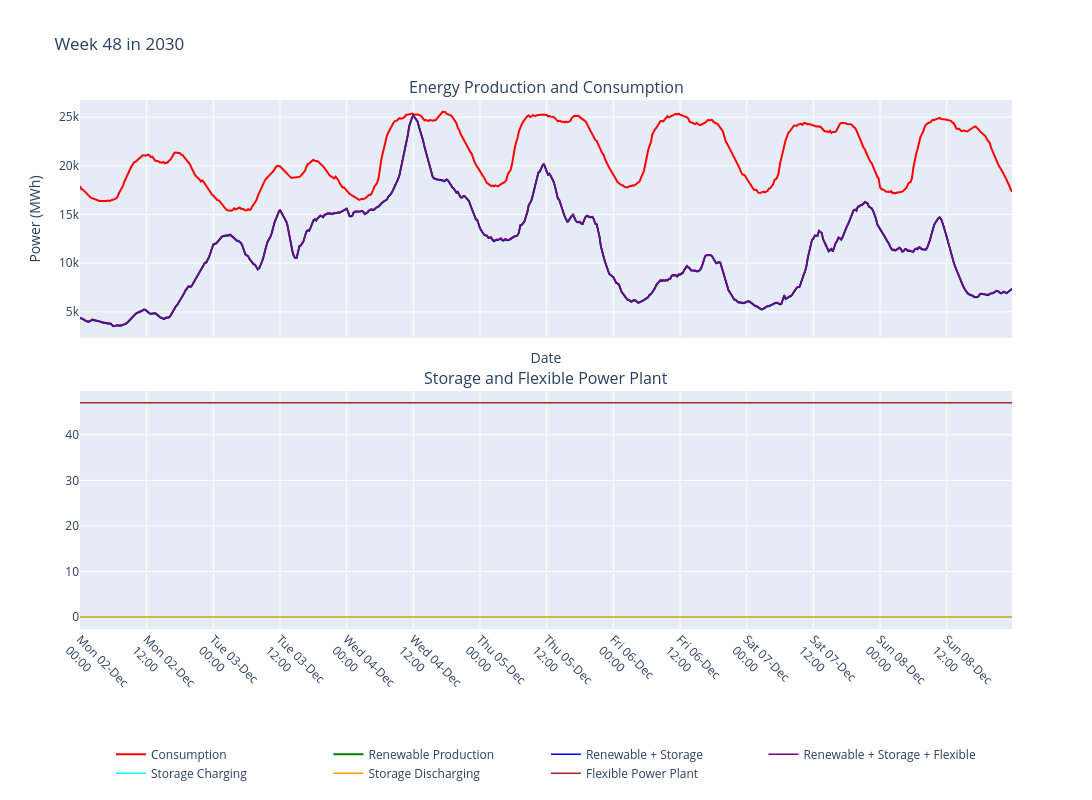

Write notebook code for a chart like this one.
### Markdown cell above
## Wochendiagramm: Vergleich Verbrauch Erzeugung/Verbrauch, 15min

### Code cell
selected_week = str(config.params.selected_week_plot)
selected_year = str(config.params.selected_year_plot)

# didirectory_yearly_generation and consumption_all_years_excluding_loadprofile are dicitionaries

addTimeInformation(calculated_storage_df)
addTimeInformation(calculated_flexpowerplant_df)
addTimeInformation(calculated_storage_ee_df)
addTimeInformation(calculated_all_df)
addTimeInformation(storage_df)
addTimeInformation(flexipowerplant_df)
addTimeInformation(storage_ee_combined_df)
addTimeInformation(all_combined_df)
addTimeInformation(production_end_year)
#print(production_end_year)

#plotWeekDiagramm(selected_week, selected_year, consumption_all_years_including_loadprofile, production_end_year, calculated_storage_df, calculated_flexpowerplant_df, calculated_storage_ee_df, calculated_all_df, "wochendiagramm_KW")
plotWeekDiagramm(selected_week, selected_year, consumption_all_years_including_loadprofile, production_end_year, storage_df, flexipowerplant_df, storage_ee_combined_df, all_combined_df, "wochendiagramm_KW")

### Figure 1 — Plotly figure (JSON) as saved in the notebook; plotly's stock layout.template omitted (floating-point values rounded to 4 significant figures; data arrays with more than 128 entries replaced by an {"elided": "..."} marker saying what was removed)
{"data": [{"line": {"color": "red", "width": 2}, "mode": "lines", "name": "Consumption", "type": "scatter", "x": {"elided": "672 str values"}, "xaxis": "x", "y": {"elided": "672 float values"}, "yaxis": "y"}, {"line": {"color": "green", "width": 2}, "mode": "lines", "name": "Renewable Production", "type": "scatter", "x": {"elided": "672 str values"}, "xaxis": "x", "y": {"elided": "672 float values"}, "yaxis": "y"}, {"line": {"color": "blue", "width": 1.5}, "mode": "lines", "name": "Renewable + Storage", "type": "scatter", "x": {"elided": "672 str values"}, "xaxis": "x", "y": {"elided": "672 float values"}, "yaxis": "y"}, {"line": {"color": "purple", "width": 1.5}, "mode": "lines", "name": "Renewable + Storage + Flexible", "type": "scatter", "x": {"elided": "672 str values"}, "xaxis": "x", "y": {"elided": "672 float values"}, "yaxis": "y"}, {"line": {"color": "cyan", "width": 1.5}, "mode": "lines", "name": "Storage Charging", "type": "scatter", "x": {"elided": "672 str values"}, "xaxis": "x2", "y": {"elided": "672 float values"}, "yaxis": "y2"}, {"line": {"color": "orange", "width": 1.5}, "mode": "lines", "name": "Storage Discharging", "type": "scatter", "x": {"elided": "672 str values"}, "xaxis": "x2", "y": {"elided": "672 float values"}, "yaxis": "y2"}, {"line": {"color": "brown", "width": 1.5}, "mode": "lines", "name": "Flexible Power Plant", "type": "scatter", "x": {"elided": "672 str values"}, "xaxis": "x2", "y": {"elided": "672 float values"}, "yaxis": "y2"}], "layout": {"annotations": [{"font": {"size": 16}, "showarrow": false, "text": "Energy Production and Consumption", "x": 0.5, "xanchor": "center", "xref": "paper", "y": 1, "yanchor": "bottom", "yref": "paper"}, {"font": {"size": 16}, "showarrow": false, "text": "Storage and Flexible Power Plant", "x": 0.5, "xanchor": "center", "xref": "paper", "y": 0.45, "yanchor": "bottom", "yref": "paper"}], "height": 800, "hovermode": "closest", "legend": {"orientation": "h", "x": 0.5, "xanchor": "center", "y": -0.3, "yanchor": "bottom"}, "title": {"text": "Week 48 in 2030"}, "width": 1200, "xaxis": {"anchor": "y", "domain": [0, 1], "matches": "x2", "nticks": 24, "showticklabels": false, "tickangle": 45, "tickformat": "%a %d-%b<br>%H:%M", "tickmode": "auto", "title": {"text": "Date"}}, "xaxis2": {"anchor": "y2", "domain": [0, 1], "nticks": 24, "tickangle": 45, "tickformat": "%a %d-%b<br>%H:%M", "tickmode": "auto"}, "yaxis": {"anchor": "x", "domain": [0.55, 1], "title": {"text": "Power (MWh)"}}, "yaxis2": {"anchor": "x2", "domain": [0, 0.45]}}}
